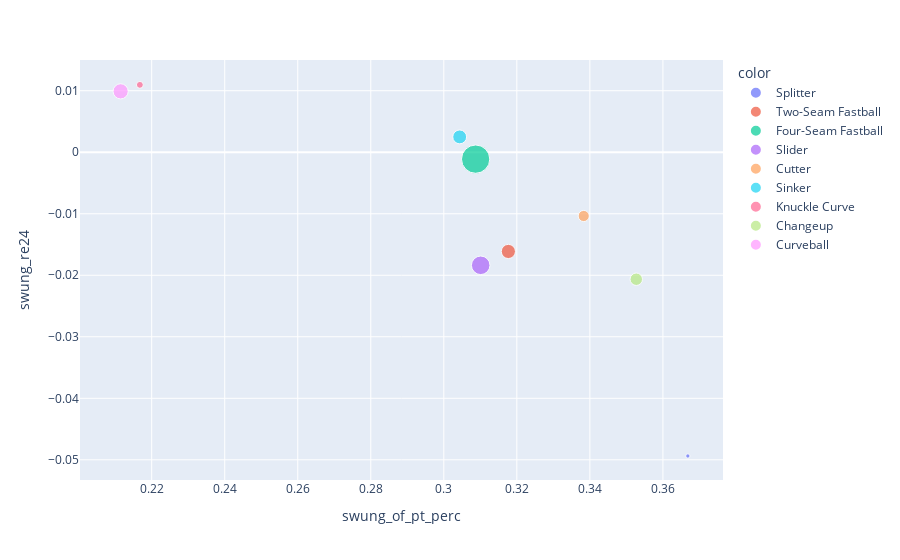

The notebook cell saved with this chart:
### Code cell
# Plot swung percent vs re24
filt_merged_all_df = merged_all_df[~merged_all_df.index.isin(['Eephus','Knuckle Ball'])]
fig = px.scatter(filt_merged_all_df, x='swung_of_pt_perc', y='swung_re24', color=filt_merged_all_df.index, size='pt_of_all_perc')#, hover_data=[filt_merged_all_df.index])
fig.show()

### Figure 1 — Plotly figure (JSON) as saved in the notebook; plotly's stock layout.template omitted (floating-point values rounded to 4 significant figures)
{"data": [{"hoverlabel": {"namelength": 0}, "hovertemplate": "color=Splitter<br>swung_of_pt_perc=%{x}<br>swung_re24=%{y}<br>pt_of_all_perc=%{marker.size}", "legendgroup": "Splitter", "marker": {"color": "#636efa", "size": [0.008804], "sizemode": "area", "sizeref": 0.0009463, "symbol": "circle"}, "mode": "markers", "name": "Splitter", "showlegend": true, "type": "scatter", "x": [0.3668], "xaxis": "x", "y": [-0.04938], "yaxis": "y"}, {"hoverlabel": {"namelength": 0}, "hovertemplate": "color=Two-Seam Fastball<br>swung_of_pt_perc=%{x}<br>swung_re24=%{y}<br>pt_of_all_perc=%{marker.size}", "legendgroup": "Two-Seam Fastball", "marker": {"color": "#EF553B", "size": [0.09512], "sizemode": "area", "sizeref": 0.0009463, "symbol": "circle"}, "mode": "markers", "name": "Two-Seam Fastball", "showlegend": true, "type": "scatter", "x": [0.3177], "xaxis": "x", "y": [-0.01613], "yaxis": "y"}, {"hoverlabel": {"namelength": 0}, "hovertemplate": "color=Four-Seam Fastball<br>swung_of_pt_perc=%{x}<br>swung_re24=%{y}<br>pt_of_all_perc=%{marker.size}", "legendgroup": "Four-Seam Fastball", "marker": {"color": "#00cc96", "size": [0.3785], "sizemode": "area", "sizeref": 0.0009463, "symbol": "circle"}, "mode": "markers", "name": "Four-Seam Fastball", "showlegend": true, "type": "scatter", "x": [0.3087], "xaxis": "x", "y": [-0.001119], "yaxis": "y"}, {"hoverlabel": {"namelength": 0}, "hovertemplate": "color=Slider<br>swung_of_pt_perc=%{x}<br>swung_re24=%{y}<br>pt_of_all_perc=%{marker.size}", "legendgroup": "Slider", "marker": {"color": "#ab63fa", "size": [0.1627], "sizemode": "area", "sizeref": 0.0009463, "symbol": "circle"}, "mode": "markers", "name": "Slider", "showlegend": true, "type": "scatter", "x": [0.3101], "xaxis": "x", "y": [-0.01838], "yaxis": "y"}, {"hoverlabel": {"namelength": 0}, "hovertemplate": "color=Cutter<br>swung_of_pt_perc=%{x}<br>swung_re24=%{y}<br>pt_of_all_perc=%{marker.size}", "legendgroup": "Cutter", "marker": {"color": "#FFA15A", "size": [0.05883], "sizemode": "area", "sizeref": 0.0009463, "symbol": "circle"}, "mode": "markers", "name": "Cutter", "showlegend": true, "type": "scatter", "x": [0.3383], "xaxis": "x", "y": [-0.01037], "yaxis": "y"}, {"hoverlabel": {"namelength": 0}, "hovertemplate": "color=Sinker<br>swung_of_pt_perc=%{x}<br>swung_re24=%{y}<br>pt_of_all_perc=%{marker.size}", "legendgroup": "Sinker", "marker": {"color": "#19d3f3", "size": [0.09094], "sizemode": "area", "sizeref": 0.0009463, "symbol": "circle"}, "mode": "markers", "name": "Sinker", "showlegend": true, "type": "scatter", "x": [0.3043], "xaxis": "x", "y": [0.002496], "yaxis": "y"}, {"hoverlabel": {"namelength": 0}, "hovertemplate": "color=Knuckle Curve<br>swung_of_pt_perc=%{x}<br>swung_re24=%{y}<br>pt_of_all_perc=%{marker.size}", "legendgroup": "Knuckle Curve", "marker": {"color": "#FF6692", "size": [0.02254], "sizemode": "area", "sizeref": 0.0009463, "symbol": "circle"}, "mode": "markers", "name": "Knuckle Curve", "showlegend": true, "type": "scatter", "x": [0.2168], "xaxis": "x", "y": [0.01095], "yaxis": "y"}, {"hoverlabel": {"namelength": 0}, "hovertemplate": "color=Changeup<br>swung_of_pt_perc=%{x}<br>swung_re24=%{y}<br>pt_of_all_perc=%{marker.size}", "legendgroup": "Changeup", "marker": {"color": "#B6E880", "size": [0.07322], "sizemode": "area", "sizeref": 0.0009463, "symbol": "circle"}, "mode": "markers", "name": "Changeup", "showlegend": true, "type": "scatter", "x": [0.3527], "xaxis": "x", "y": [-0.02064], "yaxis": "y"}, {"hoverlabel": {"namelength": 0}, "hovertemplate": "color=Curveball<br>swung_of_pt_perc=%{x}<br>swung_re24=%{y}<br>pt_of_all_perc=%{marker.size}", "legendgroup": "Curveball", "marker": {"color": "#FF97FF", "size": [0.109], "sizemode": "area", "sizeref": 0.0009463, "symbol": "circle"}, "mode": "markers", "name": "Curveball", "showlegend": true, "type": "scatter", "x": [0.2115], "xaxis": "x", "y": [0.009901], "yaxis": "y"}], "layout": {"legend": {"itemsizing": "constant", "title": {"text": "color"}, "tracegroupgap": 0}, "margin": {"t": 60}, "xaxis": {"anchor": "y", "domain": [0, 1], "title": {"text": "swung_of_pt_perc"}}, "yaxis": {"anchor": "x", "domain": [0, 1], "title": {"text": "swung_re24"}}}}
